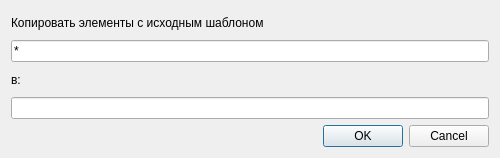
<?xml version="1.0" encoding="UTF-8"?>
<ui version="4.0">
 <class>OperationCopyDialogWidget</class>
 <widget class="QDialog" name="OperationCopyDialogWidget">
  <property name="geometry">
   <rect>
    <x>0</x>
    <y>0</y>
    <width>500</width>
    <height>158</height>
   </rect>
  </property>
  <property name="maximumSize">
   <size>
    <width>500</width>
    <height>16777215</height>
   </size>
  </property>
  <property name="windowTitle">
   <string>Копирование</string>
  </property>
  <layout class="QVBoxLayout" name="verticalLayout">
   <item>
    <widget class="QLabel" name="labelElements">
     <property name="text">
      <string>Копировать элементы с исходным шаблоном</string>
     </property>
    </widget>
   </item>
   <item>
    <widget class="QLineEdit" name="lineFilter">
     <property name="text">
      <string>*</string>
     </property>
    </widget>
   </item>
   <item>
    <widget class="QLabel" name="label">
     <property name="text">
      <string>в:</string>
     </property>
    </widget>
   </item>
   <item>
    <widget class="QLineEdit" name="lineDestination"/>
   </item>
   <item>
    <widget class="QDialogButtonBox" name="buttonBox">
     <property name="focusPolicy">
      <enum>Qt::StrongFocus</enum>
     </property>
     <property name="orientation">
      <enum>Qt::Horizontal</enum>
     </property>
     <property name="standardButtons">
      <set>QDialogButtonBox::Cancel|QDialogButtonBox::Ok</set>
     </property>
    </widget>
   </item>
  </layout>
 </widget>
 <resources/>
 <connections>
  <connection>
   <sender>buttonBox</sender>
   <signal>accepted()</signal>
   <receiver>OperationCopyDialogWidget</receiver>
   <slot>accept()</slot>
   <hints>
    <hint type="sourcelabel">
     <x>248</x>
     <y>254</y>
    </hint>
    <hint type="destinationlabel">
     <x>157</x>
     <y>274</y>
    </hint>
   </hints>
  </connection>
  <connection>
   <sender>buttonBox</sender>
   <signal>rejected()</signal>
   <receiver>OperationCopyDialogWidget</receiver>
   <slot>reject()</slot>
   <hints>
    <hint type="sourcelabel">
     <x>316</x>
     <y>260</y>
    </hint>
    <hint type="destinationlabel">
     <x>286</x>
     <y>274</y>
    </hint>
   </hints>
  </connection>
 </connections>
</ui>
